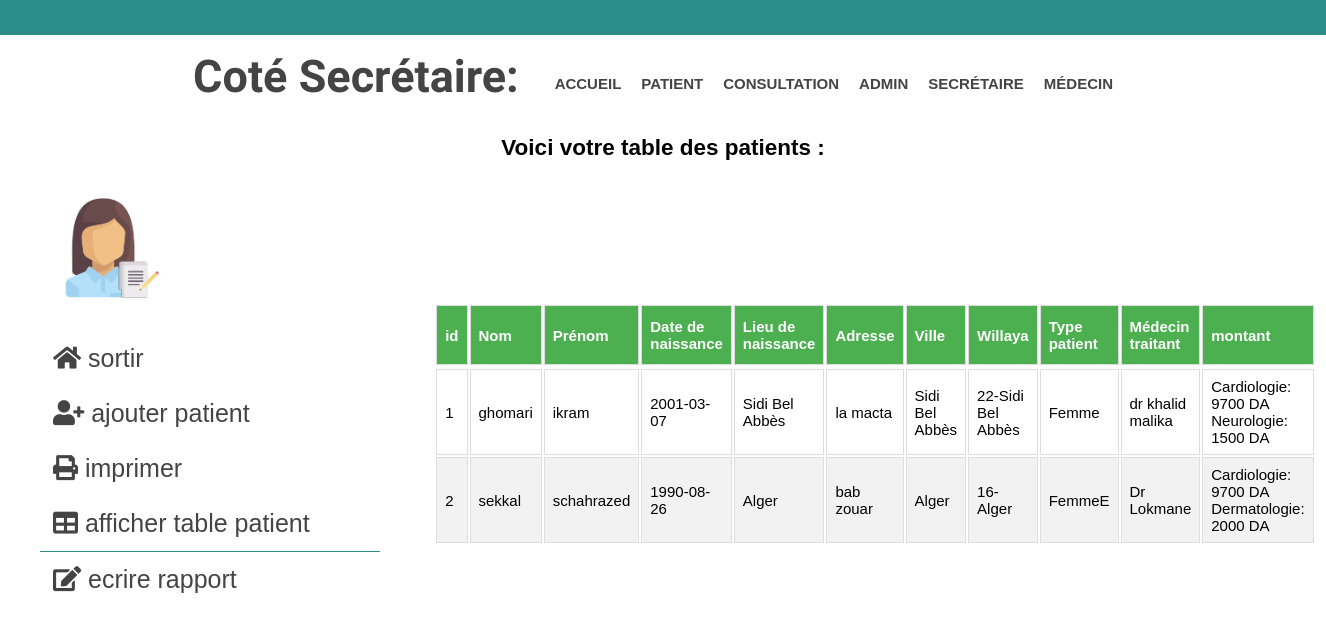
Page /afficherS.php on the committed database.
### tables this page shows
CREATE TABLE IF NOT EXISTS `patient` (
  `id` int(100) NOT NULL AUTO_INCREMENT,
  `Nom` varchar(50) NOT NULL,
  `prenom` varchar(50) NOT NULL,
  `birthday` varchar(10) NOT NULL,
  `lieu` varchar(100) NOT NULL,
  `adresse` varchar(100) NOT NULL,
  `ville` varchar(100) NOT NULL,
  `willaya` varchar(100) NOT NULL,
  `type` varchar(100) NOT NULL,
  `medecin` varchar(100) NOT NULL,
  `service` varchar(100) NOT NULL,
  `montant` varchar(500) NOT NULL,
  `user` varchar(100) NOT NULL,
  `pass` varchar(100) NOT NULL,
  `Num` int(100) NOT NULL,
  `dateC` varchar(10) NOT NULL,
  `consult` varchar(400) NOT NULL,
  `rapport` varchar(500) NOT NULL,
  PRIMARY KEY (`id`)
);

### afficherS.php (the view, shortened to what this page needs)
<!DOCTYPE html>
<html>
<head>
  <link rel="stylesheet" a href="css/secretaire1.css">
  <link rel="stylesheet" a href="css/all.min.css">
</head>
<body>
    <header>  </header>
     <section id="head">
      <div class="wrapper">
         <h1>Coté Secrétaire:</h1>
           <nav>
           <ul>
            <li><a href="index.html">accueil</a></li>
              <li><a href="patient.html">patient</a></li>
            <li><a href="consultation.php">consultation</a></li>
            <li><a href="login.html">admin</a></li>
                   <li><a href="secretaire1.html">secrétaire</a></li>
                   <li><a href="consultationM.php">Médecin</a></li>
           </ul>
         </nav>
        </div>
   </section>
     <center><h2><p>Voici votre table des patients :</p></h2></center><br>
    <div id="content">
      <img src="css/image/icone.png"><br>
       <div class="icon-bar">
          <a class="red" href="medical.html"><i class="fas fa-home"></i> sortir</a>
          <a class="pat" href="ajouterS.php"><i class="fas fa-user-plus"></i> ajouter patient</a>
          <a href="imprimer.php"><i class="fas fa-print"></i> imprimer</a>
          <a class="aff" href="afficherS.php"><i class="fas fa-table"></i> afficher table patient</a>
          <a href="rapport.php"><i class="fas fa-edit"></i> ecrire rapport</a>
       </div>
      <div id="tab">
 <?php
$servername = "localhost";
$username = "root";
$password = "";
$dbname = "medicare";
$conn = new mysqli($servername, $username, $password, $dbname);
$sql = "SELECT * FROM patient";
$result = $conn->query($sql);
if ($result->num_rows > 0) {
    echo "<table><tr><th>id</th><th>Nom</th><th>Prénom</th><th>Date de naissance</th><th>Lieu de naissance</th><th>Adresse</th><th>Ville</th><th>Willaya</th><th>Type patient</th><th>Médecin traitant</th><th>montant</th><tr>";
    while($row = $result->fetch_assoc()) {
        echo "<tr><td>" . $row["id"]. "</td>
                  <td>". " " . $row["Nom"]. "</td>
                  <td>" . $row["prenom"]. "</td>
                  <td>" . $row["birthday"]. "</td>
                  <td>". " " . $row["lieu"]. "</td>
                  <td>" . $row["adresse"]. "</td>
                  <td>" . $row["ville"]. "</td>
                  <td>". " " . $row["willaya"]. "</td>
                  <td>" . $row["type"]. "</td>
                  <td>" . $row["medecin"]. "</td>
                  <td>". " " . $row["montant"]. "</td>
              </tr>";
    }
    echo "</table>";
}
else {
    echo "0 results";
}
?>
      </div>
   </div>
</body>
</html>

### css/secretaire1.css (style rules this page uses)
* { margin: 0; padding: 0; }
body { font-family: arial,sans-serif; font-size: 15px;* }
header { height: 35px; background-color: #2D8D89; }
.wrapper { width: 940px; margin: 0 auto; padding: 0 10px; }
a { text-decoration: none; color:#444; }
#head { height: 100px; }
#head h1 { font-family: 'Crete Round',serif; font-size: 45px; color:#444; float: left; margin-top:15px; }
#head nav { float:right; margin-top: 40px; }
ul { list-style: none; }
#head nav ul li { display: inline-block; margin-right: 20px; float: left; margin-bottom: 10px; }
#head nav ul li a { text-transform: uppercase; font-weight: bold; }
img { width: 100px; height: 100px; margin-top:20px; margin-left: 60px; }
#content div { display: inline-block; }
.icon-bar { width: 350px; margin-top: 30px; margin-right: 100px; vertical-align: top; }
.icon-bar a { display: block; padding: 13px; margin-left:40px ; transition: all 0.3s ease; font-size: 25px; }

### afficherS.php (style rules this page uses)
* { margin: 0; padding: 0; }
body { font-family: arial,sans-serif; font-size: 15px; }
header { height: 35px; background-color: #2D8D89; }
.wrapper { width: 940px; margin: 0 auto; padding: 0 10px; }
a { text-decoration: none; color:#444; }
#head { height: 100px; }
#head h1 { font-family: 'Crete Round',serif; font-size: 45px; color:#444; float: left; margin-top:15px; }
#head nav { float:right; margin-top: 40px; }
ul { list-style: none; }
#head nav ul li { display: inline-block; margin-right: 20px; float: left; margin-bottom: 10px; }
#head nav ul li a { text-transform: uppercase; font-weight: bold; }
img { width: 100px; height: 100px; margin-top:20px; margin-left: 60px; }
#content div { display: inline-block; }
.icon-bar { width: 380px; margin-top: 30px; margin-right: 300px; vertical-align: top; }
.icon-bar a { display: block; padding: 13px; margin-left:40px ; transition: all 0.3s ease; font-size: 25px; }
.icon-bar .aff { border-bottom: 1px solid #2D8D89; }
#tab { font-family: Arial, Helvetica, sans-serif; border-collapse: collapse; margin-top: 2px; margin-left: -250px; width: 48%; }
#tab td, #tab th { border: 1px solid #ddd; padding: 8px; }
#tab tr:nth-child(even) { background-color: #f2f2f2; }
#tab th { padding-top: 12px; padding-bottom: 12px; text-align: left; background-color: #4CAF50; color: white; }

### rows in the picture
patient: id "1", Nom "ghomari", prenom "ikram", birthday "2001-03-07", lieu "Sidi Bel Abbès", adresse "la macta", ville "Sidi Bel Abbès", willaya "22-Sidi Bel Abbès", type "Femme", medecin "dr khalid malika", montant "Cardiologie: 9700 DA Neurologie: 1500 DA"
patient: id "2", Nom "sekkal", prenom "schahrazed", birthday "1990-08-26", lieu "Alger", adresse "bab zouar", ville "Alger", willaya "16-Alger", type "FemmeE", medecin "Dr Lokmane", montant "Cardiologie: 9700 DA Dermatologie: 2000 DA"
